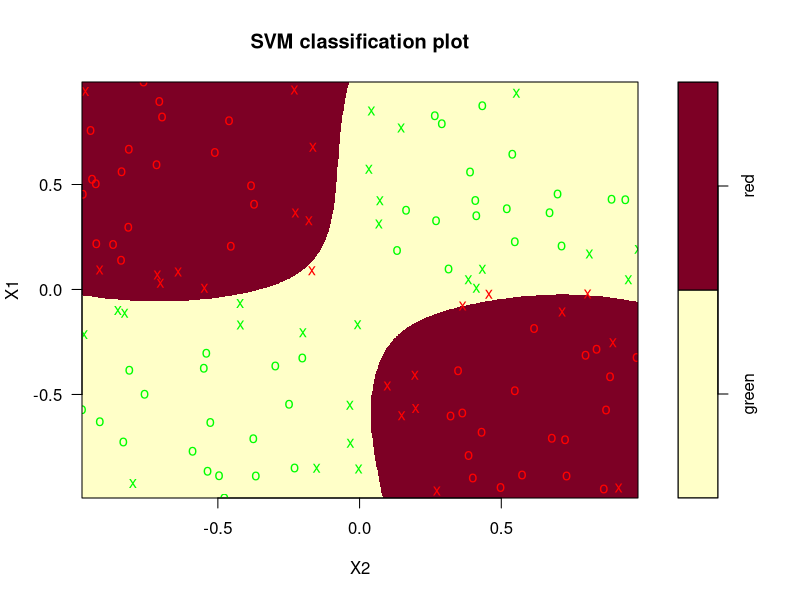
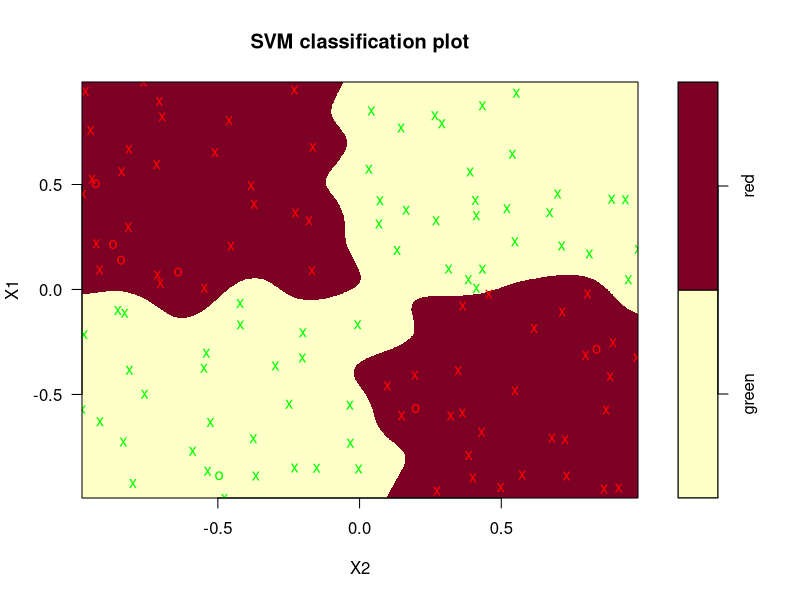
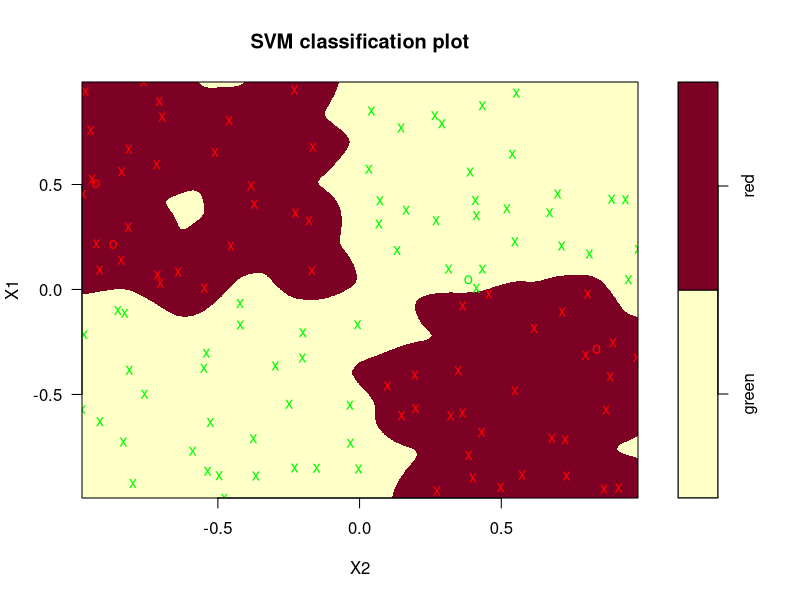
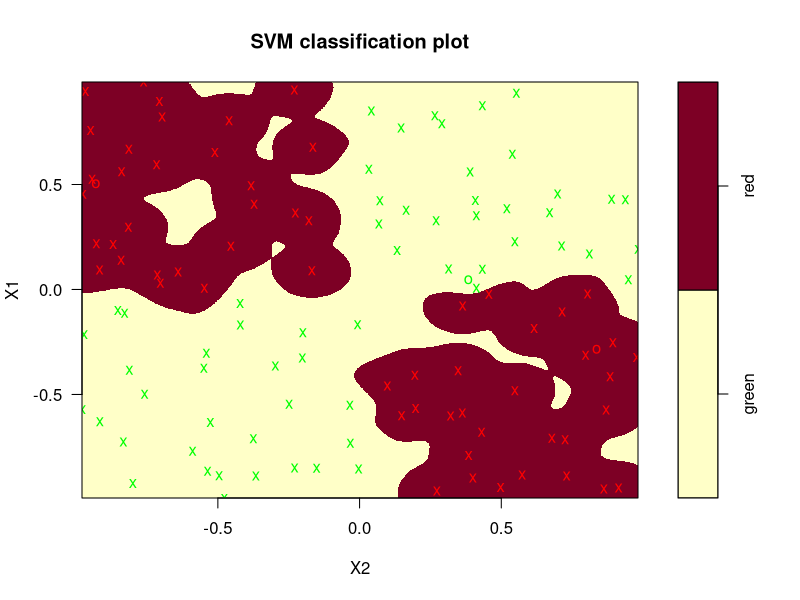
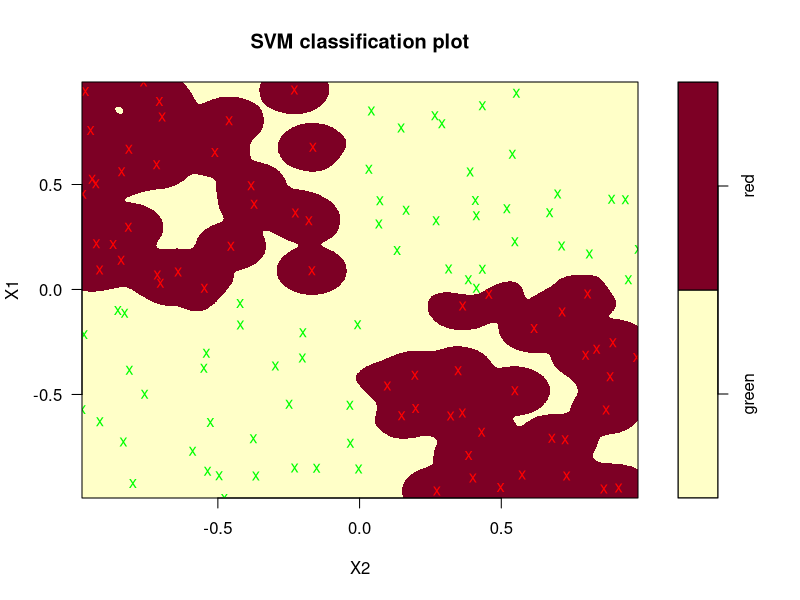
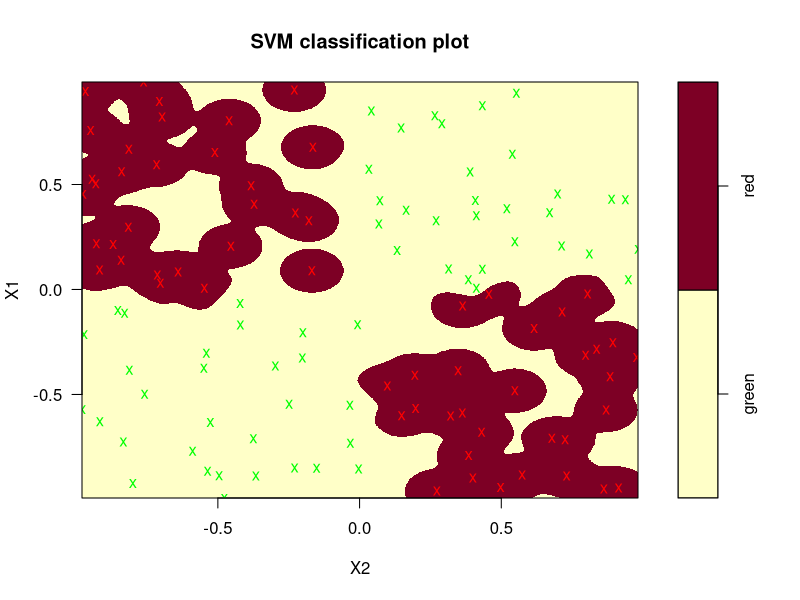

The R script that drew these images, in order:
library(e1071)

data_train <- read.table("Lab 3/svmdata5.txt", sep = "\t", stringsAsFactors = TRUE)
data_test <- read.table("Lab 3/svmdata5test.txt", sep = "\t", stringsAsFactors = TRUE)

# radial
gamma_list <- seq(1, 101, 20)

for (gamma in gamma_list) {
  model <- svm(Colors ~ ., data = data_train, type = "C-classification",
               cost = 1, kerner = "radial", gamma = gamma)

  result <- table(data_test$Color, predict(model, data_test))
  accuracy <- (result[1] + result[4]) / sum(result)
  print(accuracy)

  plot(model, data_train, grid = 1000, symbolPalette = c("Green", "Red"))
}

# polynomial and sibmoid
print('polynomial and sibmoid')
kernel_list <- c("polynomial", "sigmoid")
for (kernel in kernel_list) {
  model <- svm(Colors ~ ., data = data_train, type = "C-classification", cost = 1,
               kernel = kernel, gamma = 1, degree = 2)

  result <- table(data_test$Color, predict(model, data_test))
  accuracy <- (result[1] + result[4]) / sum(result)
  print(accuracy)
}